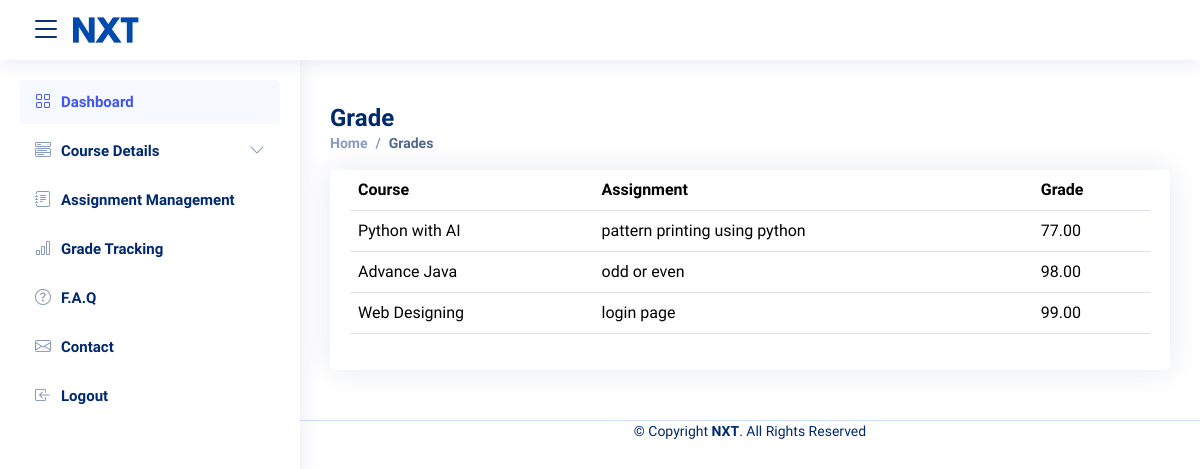
Page /grade_tracking/ (signed in) on the earlier database version.
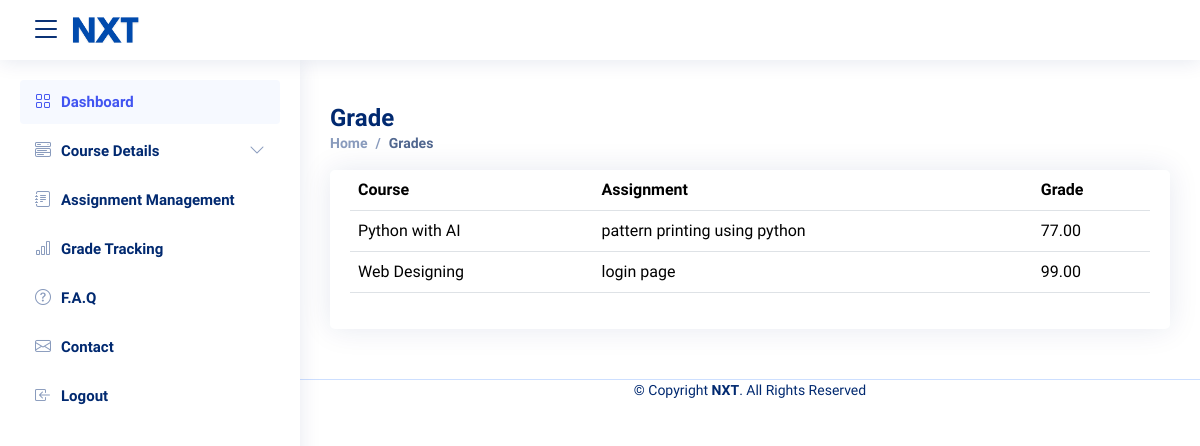
Same page on the later database version.
### app/models.py (models this page shows, shortened)
class Grade(models.Model):
    course = models.ForeignKey(Course, on_delete=models.CASCADE)
    assignment = models.ForeignKey(Assignment, on_delete=models.CASCADE)
    grade = models.DecimalField(max_digits=5, decimal_places=2)

class Course(models.Model):
    user = models.ForeignKey(User, on_delete=models.CASCADE)
    course_name = models.CharField(max_length=100)
    instructor_name = models.CharField(max_length=100)
    description = models.TextField()
    semester = models.CharField(max_length=50)
    def __str__(self):
        return self.course_name

class Assignment(models.Model):
    course = models.ForeignKey(Course, on_delete=models.CASCADE)
    assignment_name = models.CharField(max_length=100)
    due_date = models.DateField()
    description = models.TextField()
    def __str__(self):
        return self.assignment_name

### app/views.py (the view)
# urls.py: path('grade_tracking/', views.grade_tracking, name='grade_tracking'),
@login_required
def grade_tracking(request):
    user = request.user
    course = Course.objects.filter(user=user)
    grades = Grade.objects.filter(course__user=user)
    return render(request, 'grade_tracking.html', {'grades': grades, 'courses':course})

### template/grade_tracking.html (shortened to what this page needs)
{% extends 'master.html' %}
{% load static %}
{% block content %}
<section id="grade-list">
    <div class="pagetitle">
        <h1>Grade </h1>
            <nav>
            <ol class="breadcrumb">
                <li class="breadcrumb-item"><a href="/">Home</a></li>
                <li class="breadcrumb-item active">Grades</li>
            </ol>
        </nav>
    </div>
    <div class="row">
        <div class="col-lg-12">
            <div class="card">
                <div class="card-body">
                    <table class="table datatable">
                        <thead>
                            <tr>
                                <th>Course</th>
                                <th>Assignment</th>
                                <th>Grade</th>
                            </tr>
                        </thead>
                        <tbody>
                            {% for grade in grades %}
                            <tr>
                                <td>{{ grade.course }}</td>
                                <td>{{ grade.assignment}}</td>
                                <td>{{ grade.grade }}</td>
                            </tr>
                            {% endfor %}
                        </tbody>
                    </table>
                </div>
            </div>
        </div>
    </div>
</section>
{% endblock %}

Differences in the rows shown:
removed Grade: course "Advance Java", assignment "odd or even", grade "98.00"
